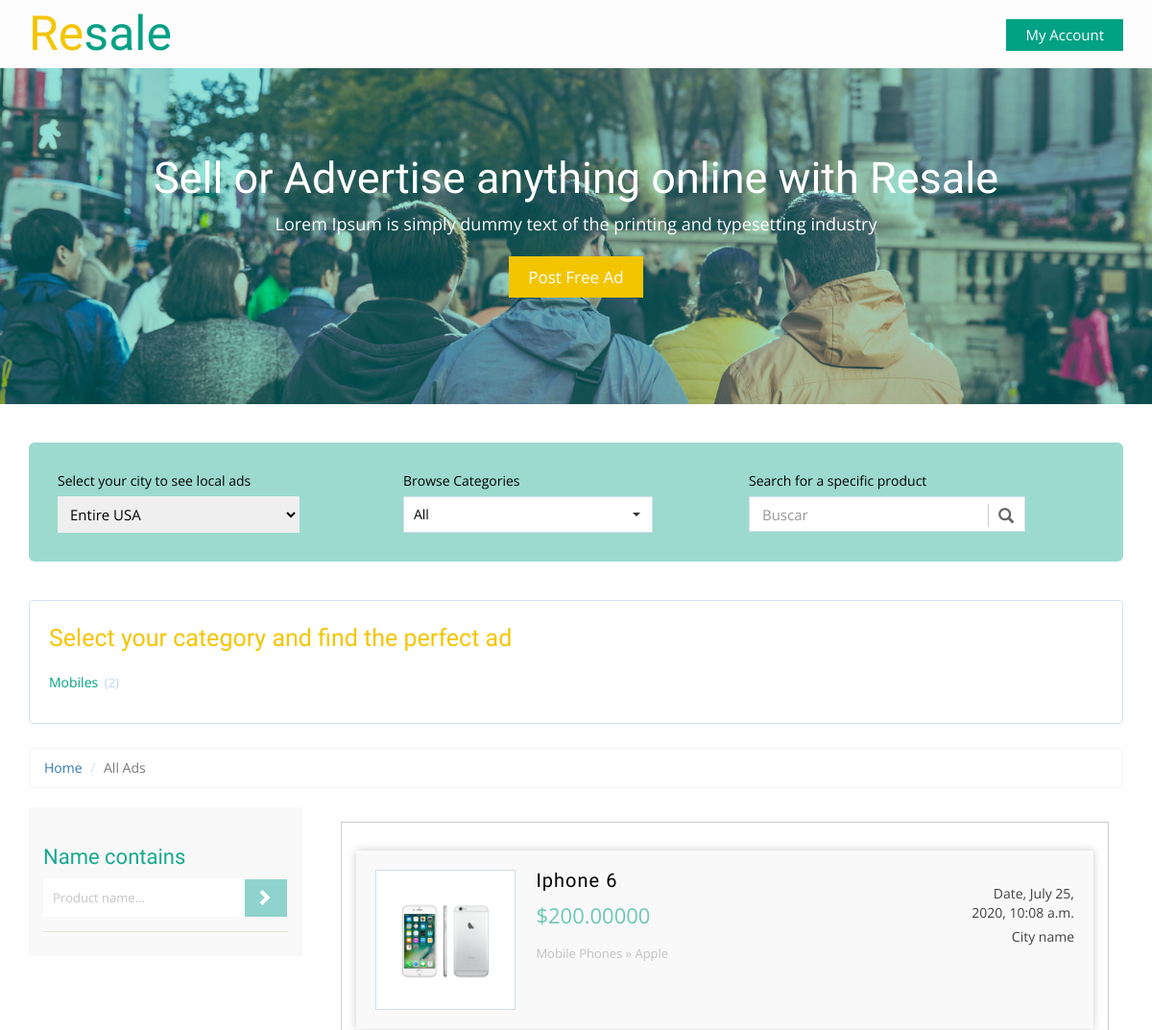
/products/ (upper part), run on an earlier commit of the app's database.
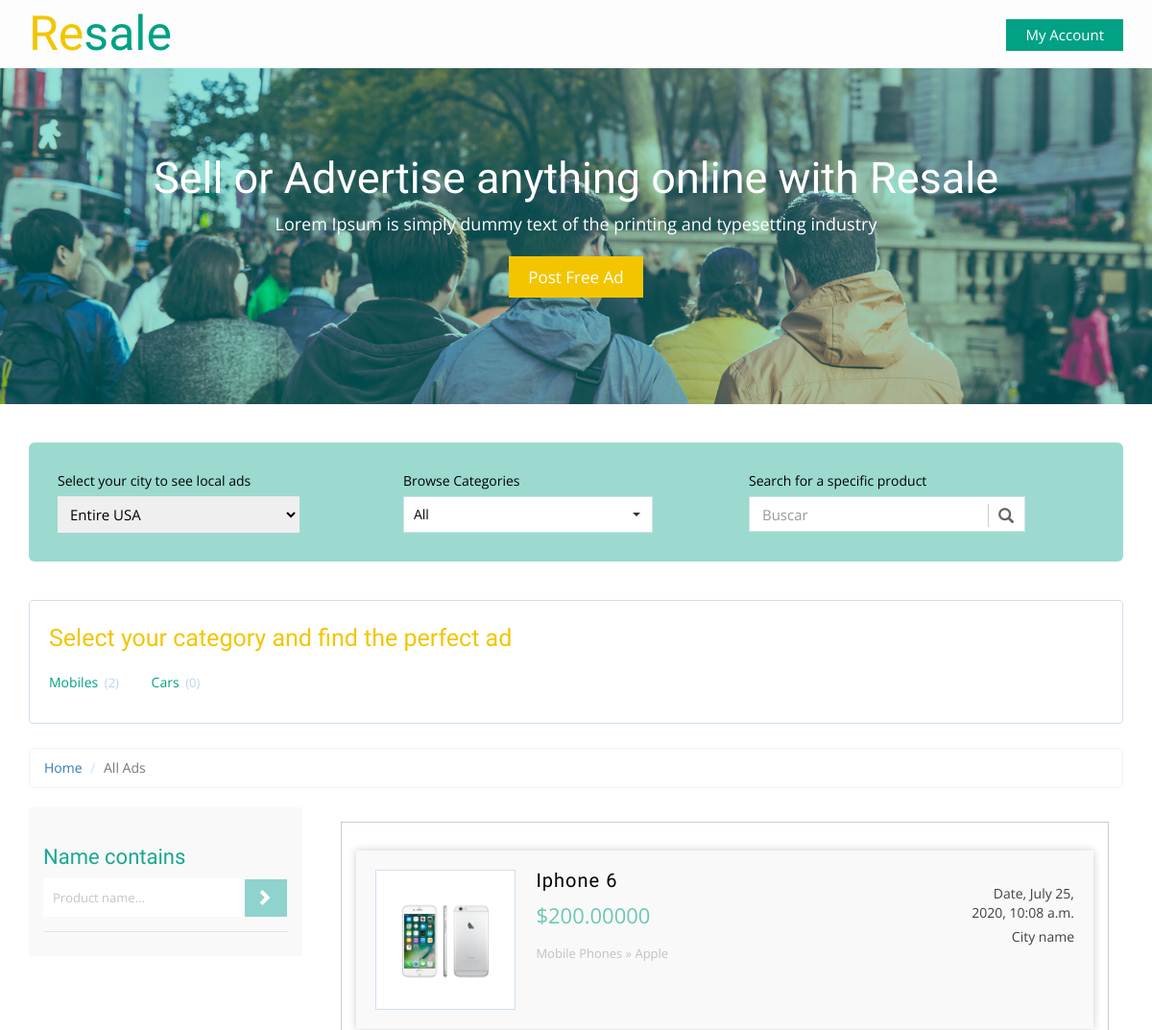
And on a later commit of the database.
### product/models.py (models this page shows, shortened)
class Category(models.Model):
    category_name = models.CharField(max_length=50)
    image = models.ImageField(upload_to='category/', blank=True, null=True)
    class Meta:
        verbose_name = 'category'
        verbose_name_plural = 'categories'
    def __str__(self):
        return self.category_name

class Product(models.Model):
    CONDITION_TYPE = (
        ("New", "New"),
        ("Used", "Used")
    )
    name = models.CharField(max_length=100)
    owner = models.ForeignKey(User, on_delete=models.CASCADE)
    description = models.TextField(max_length=500)
    condition = models.CharField(max_length=100, choices=CONDITION_TYPE)
    category = models.ForeignKey('Category', on_delete=models.SET_NULL, null=True)
    brand = models.ForeignKey('Brand', on_delete=models.SET_NULL, null=True)
    price = models.DecimalField(max_digits=10, decimal_places=5)
    image = models.ImageField(upload_to='main_products/', blank=True, null=True)
    created = models.DateTimeField(default=timezone.now)
    slug = models.SlugField(blank=True, null=True)

class Brand(models.Model):
    brand_name = models.CharField(max_length=50)
    class Meta:
        verbose_name = 'brand'
        verbose_name_plural = 'brands'
    def __str__(self):
        return self.brand_name

### product/views.py (the view)
# urls.py: path('', views.productlist, name='product_list'),
def productlist(request):
    productlist = Product.objects.all()
    categoryList = Category.objects.annotate(total_products=Count('product'))
    template = 'Product/product_list.html'
    paginator = Paginator(productlist, 1)
    page_number = request.GET.get('page')
    productlist = paginator.get_page(page_number)
    context = {'product_list': productlist, 'category_list': categoryList}
    return render(request, template, context)

### product/templates/Product/product_list.html (shortened to what this page needs)
{% extends 'base.html' %}
{% block body%}
	<div class="total-ads main-grid-border">
		<div class="container">
			<div class="select-box">
				<div class="select-city-for-local-ads ads-list">
					<label>Select your city to see local ads</label>
						<select>
												<optgroup label="Popular Cities">
													<option selected style="display:none;color:#eee;">Entire USA</option>
												</optgroup>
			            </select>
				</div>
				<div class="browse-category ads-list">
					<label>Browse Categories</label>
					<select class="selectpicker show-tick" data-live-search="true">
					  <option data-tokens="Mobiles">All</option>
					</select>
				</div>
				<div class="search-product ads-list">
					<label>Search for a specific product</label>
					<div class="search">
						<div id="custom-search-input">
						<div class="input-group">
							<input type="text" class="form-control input-lg" placeholder="Buscar" />
							<span class="input-group-btn">
								<button class="btn btn-info btn-lg" type="button">
									<i class="glyphicon glyphicon-search"></i>
								</button>
							</span>
						</div>
					</div>
					</div>
				</div>
			</div>
			<div class="all-categories">
				<h3> Select your category and find the perfect ad</h3>
				<ul class="all-cat-list">
					{% for category in category_list %}
						<li><a href="mobiles.html">{{category}} <span class="num-of-ads">({{category.total_products}})</span></a></li>
					{% endfor %}
				</ul>
			</div>
			<ol class="breadcrumb" style="margin-bottom: 5px;">
			  <li><a href="index.html">Home</a></li>
			  <li class="active">All Ads</li>
			</ol>
			<div class="ads-grid">
				<div class="side-bar col-md-3">
					<div class="search-hotel">
					<h3 class="sear-head">Name contains</h3>
					<form>
						<input type="text" value="Product name..." onfocus="this.value = '';" onblur="if (this.value == '') {this.value = 'Product name...';}" required="">
						<input type="submit" value=" ">
					</form>
				</div>
				</div>
				<div class="ads-display col-md-9">
					<div class="wrapper">
					<div class="bs-example bs-example-tabs" role="tabpanel" data-example-id="togglable-tabs">
					  <div id="myTabContent" class="tab-content">
						<div role="tabpanel" class="tab-pane fade in active" id="home" aria-labelledby="home-tab">
						   <div>
							   <div id="container">
							<ul class="list">
								{% for product in product_list %}
								<a href="{% url 'product_detail' product.slug %}">
									<li>
									<img src="{{product.image.url}}" title="" alt="" />
									<section class="list-left">
									<h5 class="title">{{product.name}}</h5>
									<span class="adprice">${{product.price}}</span>
									<p class="catpath">Mobile Phones » {{product.brand}}</p>
									</section>
									<section class="list-right">
									<span class="date">Date, {{product.created}}</span>
									<span class="cityname">City name</span>
									</section>
									<div class="clearfix"></div>
									</li>
								</a>
								{% endfor %}
							</ul>
						</div>
							</div>
						</div>
					  </div>
					</div>
				</div>
				</div>
			</div>
		</div>
	</div>
	{% endblock body%}

### templates/base.html (shortened to what this page needs)
{% load static %}
<!DOCTYPE html>
<html lang="en">
<head>
<link rel="stylesheet" href="{% static 'css/bootstrap.min.css' %}">
<link rel="stylesheet" href="{% static 'css/bootstrap-select.css' %}">
<link href="{% static 'css/style.css'%}" rel="stylesheet" type="text/css" media="all" />
<link rel="stylesheet" href="{% static 'css/flexslider.css' %}" type="text/css" media="screen" />
<link rel="stylesheet" href="{% static 'css/font-awesome.min.css' %}" />
<link href="{% static 'css/jquery.uls.css' %}" rel="stylesheet"/>
<link href="{% static 'css/jquery.uls.grid.css' %}" rel="stylesheet"/>
<link href="{% static 'css/jquery.uls.lcd.css' %}" rel="stylesheet"/>
</head>
<body>
	<div class="header">
		<div class="container">
			<div class="logo">
				<a href="index.html"><span>Re</span>sale</a>
			</div>
			<div class="header-right">
			<a class="account" href="login.html">My Account</a>
		</div>
		</div>
	</div>
	<div class="main-banner banner text-center">
	  <div class="container">
			<h1>Sell or Advertise   <span class="segment-heading">    anything online </span> with Resale</h1>
			<p>Lorem Ipsum is simply dummy text of the printing and typesetting industry</p>
			<a href="post-ad.html">Post Free Ad</a>
	  </div>
	</div>
		{% block body%}
		{% endblock body%}
</body>
</html>

What changed in the data, as far as the page shows it:
added Category: category_name "Cars", total_products "0"
